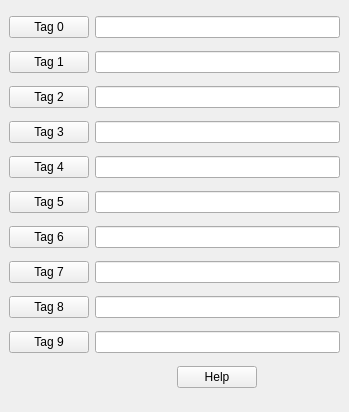
<?xml version="1.0" encoding="UTF-8"?>
<ui version="4.0">
 <class>TagManager</class>
 <widget class="QDockWidget" name="TagManager">
  <property name="geometry">
   <rect>
    <x>0</x>
    <y>0</y>
    <width>349</width>
    <height>412</height>
   </rect>
  </property>
  <property name="sizePolicy">
   <sizepolicy hsizetype="Expanding" vsizetype="Fixed">
    <horstretch>0</horstretch>
    <verstretch>0</verstretch>
   </sizepolicy>
  </property>
  <property name="minimumSize">
   <size>
    <width>300</width>
    <height>412</height>
   </size>
  </property>
  <property name="floating">
   <bool>true</bool>
  </property>
  <property name="windowTitle">
   <string>Tag Manager</string>
  </property>
  <widget class="QWidget" name="dockWidgetContents">
   <layout class="QGridLayout" name="gridLayout">
    <item row="0" column="0">
     <widget class="QPushButton" name="tagPushButton0_">
      <property name="sizePolicy">
       <sizepolicy hsizetype="Minimum" vsizetype="Minimum">
        <horstretch>0</horstretch>
        <verstretch>0</verstretch>
       </sizepolicy>
      </property>
      <property name="minimumSize">
       <size>
        <width>40</width>
        <height>0</height>
       </size>
      </property>
      <property name="maximumSize">
       <size>
        <width>9999</width>
        <height>16777215</height>
       </size>
      </property>
      <property name="text">
       <string>Tag 0</string>
      </property>
     </widget>
    </item>
    <item row="7" column="0">
     <widget class="QPushButton" name="tagPushButton7_">
      <property name="sizePolicy">
       <sizepolicy hsizetype="Minimum" vsizetype="Minimum">
        <horstretch>0</horstretch>
        <verstretch>0</verstretch>
       </sizepolicy>
      </property>
      <property name="minimumSize">
       <size>
        <width>0</width>
        <height>0</height>
       </size>
      </property>
      <property name="maximumSize">
       <size>
        <width>9999</width>
        <height>16777215</height>
       </size>
      </property>
      <property name="text">
       <string>Tag 7</string>
      </property>
     </widget>
    </item>
    <item row="0" column="1">
     <widget class="QLineEdit" name="taglineEdit_0">
      <property name="text">
       <string/>
      </property>
     </widget>
    </item>
    <item row="1" column="0">
     <widget class="QPushButton" name="tagPushButton1_">
      <property name="sizePolicy">
       <sizepolicy hsizetype="Minimum" vsizetype="Minimum">
        <horstretch>0</horstretch>
        <verstretch>0</verstretch>
       </sizepolicy>
      </property>
      <property name="minimumSize">
       <size>
        <width>40</width>
        <height>0</height>
       </size>
      </property>
      <property name="maximumSize">
       <size>
        <width>9999</width>
        <height>16777215</height>
       </size>
      </property>
      <property name="text">
       <string>Tag 1</string>
      </property>
     </widget>
    </item>
    <item row="1" column="1">
     <widget class="QLineEdit" name="taglineEdit_1">
      <property name="text">
       <string/>
      </property>
     </widget>
    </item>
    <item row="2" column="0">
     <widget class="QPushButton" name="tagPushButton2_">
      <property name="sizePolicy">
       <sizepolicy hsizetype="Minimum" vsizetype="Minimum">
        <horstretch>0</horstretch>
        <verstretch>0</verstretch>
       </sizepolicy>
      </property>
      <property name="minimumSize">
       <size>
        <width>40</width>
        <height>0</height>
       </size>
      </property>
      <property name="maximumSize">
       <size>
        <width>99999</width>
        <height>99999</height>
       </size>
      </property>
      <property name="text">
       <string>Tag 2</string>
      </property>
     </widget>
    </item>
    <item row="2" column="1">
     <widget class="QLineEdit" name="taglineEdit_2">
      <property name="text">
       <string/>
      </property>
     </widget>
    </item>
    <item row="3" column="0">
     <widget class="QPushButton" name="tagPushButton3_">
      <property name="sizePolicy">
       <sizepolicy hsizetype="Minimum" vsizetype="Minimum">
        <horstretch>0</horstretch>
        <verstretch>0</verstretch>
       </sizepolicy>
      </property>
      <property name="maximumSize">
       <size>
        <width>9999</width>
        <height>16777215</height>
       </size>
      </property>
      <property name="text">
       <string>Tag 3</string>
      </property>
     </widget>
    </item>
    <item row="3" column="1">
     <widget class="QLineEdit" name="taglineEdit_3">
      <property name="text">
       <string/>
      </property>
     </widget>
    </item>
    <item row="4" column="0">
     <widget class="QPushButton" name="tagPushButton4_">
      <property name="sizePolicy">
       <sizepolicy hsizetype="Minimum" vsizetype="Minimum">
        <horstretch>0</horstretch>
        <verstretch>0</verstretch>
       </sizepolicy>
      </property>
      <property name="maximumSize">
       <size>
        <width>9999</width>
        <height>16777215</height>
       </size>
      </property>
      <property name="text">
       <string>Tag 4</string>
      </property>
     </widget>
    </item>
    <item row="4" column="1">
     <widget class="QLineEdit" name="taglineEdit_4">
      <property name="text">
       <string/>
      </property>
     </widget>
    </item>
    <item row="5" column="0">
     <widget class="QPushButton" name="tagPushButton5_">
      <property name="sizePolicy">
       <sizepolicy hsizetype="Minimum" vsizetype="Minimum">
        <horstretch>0</horstretch>
        <verstretch>0</verstretch>
       </sizepolicy>
      </property>
      <property name="maximumSize">
       <size>
        <width>9999</width>
        <height>16777215</height>
       </size>
      </property>
      <property name="text">
       <string>Tag 5</string>
      </property>
     </widget>
    </item>
    <item row="5" column="1">
     <widget class="QLineEdit" name="taglineEdit_5">
      <property name="text">
       <string/>
      </property>
     </widget>
    </item>
    <item row="6" column="0">
     <widget class="QPushButton" name="tagPushButton6_">
      <property name="sizePolicy">
       <sizepolicy hsizetype="Minimum" vsizetype="Minimum">
        <horstretch>0</horstretch>
        <verstretch>0</verstretch>
       </sizepolicy>
      </property>
      <property name="maximumSize">
       <size>
        <width>9999</width>
        <height>16777215</height>
       </size>
      </property>
      <property name="text">
       <string>Tag 6</string>
      </property>
     </widget>
    </item>
    <item row="6" column="1">
     <widget class="QLineEdit" name="taglineEdit_6">
      <property name="text">
       <string/>
      </property>
     </widget>
    </item>
    <item row="7" column="1">
     <widget class="QLineEdit" name="taglineEdit_7">
      <property name="text">
       <string/>
      </property>
     </widget>
    </item>
    <item row="8" column="0">
     <widget class="QPushButton" name="tagPushButton8_">
      <property name="sizePolicy">
       <sizepolicy hsizetype="Minimum" vsizetype="Minimum">
        <horstretch>0</horstretch>
        <verstretch>0</verstretch>
       </sizepolicy>
      </property>
      <property name="maximumSize">
       <size>
        <width>9999</width>
        <height>16777215</height>
       </size>
      </property>
      <property name="text">
       <string>Tag 8</string>
      </property>
     </widget>
    </item>
    <item row="8" column="1">
     <widget class="QLineEdit" name="taglineEdit_8">
      <property name="text">
       <string/>
      </property>
     </widget>
    </item>
    <item row="9" column="0">
     <widget class="QPushButton" name="tagPushButton9_">
      <property name="sizePolicy">
       <sizepolicy hsizetype="Minimum" vsizetype="Minimum">
        <horstretch>0</horstretch>
        <verstretch>0</verstretch>
       </sizepolicy>
      </property>
      <property name="maximumSize">
       <size>
        <width>999</width>
        <height>16777215</height>
       </size>
      </property>
      <property name="text">
       <string>Tag 9</string>
      </property>
     </widget>
    </item>
    <item row="9" column="1">
     <widget class="QLineEdit" name="taglineEdit_9">
      <property name="text">
       <string/>
      </property>
     </widget>
    </item>
    <item row="10" column="1" alignment="Qt::AlignHCenter">
     <widget class="QPushButton" name="helpPushButton_">
      <property name="maximumSize">
       <size>
        <width>100</width>
        <height>16777215</height>
       </size>
      </property>
      <property name="text">
       <string>Help</string>
      </property>
     </widget>
    </item>
   </layout>
  </widget>
 </widget>
 <resources/>
 <connections/>
</ui>
